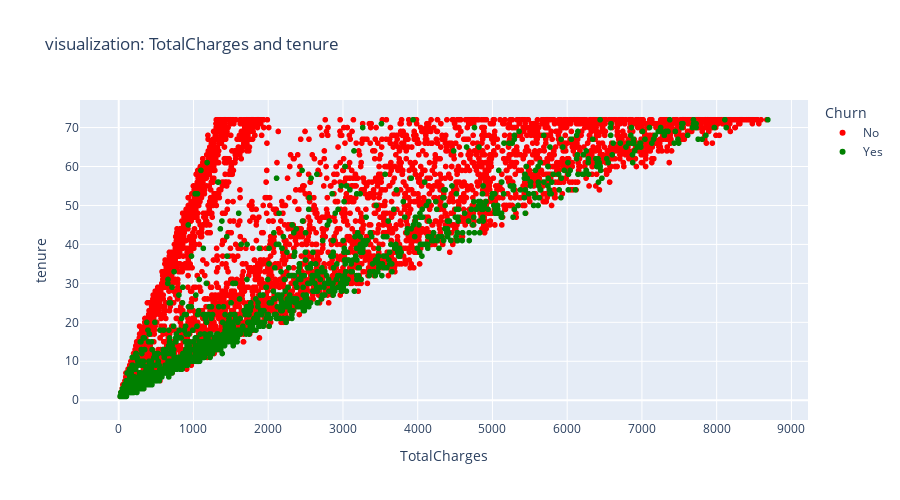

Notebook code for this chart:
### Code cell
feature_1 = "TotalCharges"
feature_2 = "tenure"
plot_2d_feauture(df, feature_1,feature_2 )

### Figure 1 — Plotly figure (JSON) as saved in the notebook; plotly's stock layout.template omitted (floating-point values rounded to 4 significant figures; data arrays with more than 128 entries replaced by an {"elided": "..."} marker saying what was removed)
{"data": [{"hovertemplate": "<b>%{hovertext}</b><br><br>Churn=No<br>TotalCharges=%{x}<br>tenure=%{y}<extra></extra>", "hovertext": {"elided": "5174 str values"}, "legendgroup": "No", "marker": {"color": "red", "symbol": "circle"}, "mode": "markers", "name": "No", "showlegend": true, "type": "scattergl", "x": {"elided": "5174 float values"}, "xaxis": "x", "y": {"elided": "5174 int values"}, "yaxis": "y"}, {"hovertemplate": "<b>%{hovertext}</b><br><br>Churn=Yes<br>TotalCharges=%{x}<br>tenure=%{y}<extra></extra>", "hovertext": {"elided": "1869 str values"}, "legendgroup": "Yes", "marker": {"color": "green", "symbol": "circle"}, "mode": "markers", "name": "Yes", "showlegend": true, "type": "scattergl", "x": {"elided": "1869 float values"}, "xaxis": "x", "y": {"elided": "1869 int values"}, "yaxis": "y"}], "layout": {"height": 500, "legend": {"title": {"text": "Churn"}, "tracegroupgap": 0}, "title": {"text": "visualization: TotalCharges and tenure "}, "xaxis": {"anchor": "y", "domain": [0, 1], "title": {"text": "TotalCharges"}}, "yaxis": {"anchor": "x", "domain": [0, 1], "title": {"text": "tenure"}}}}
